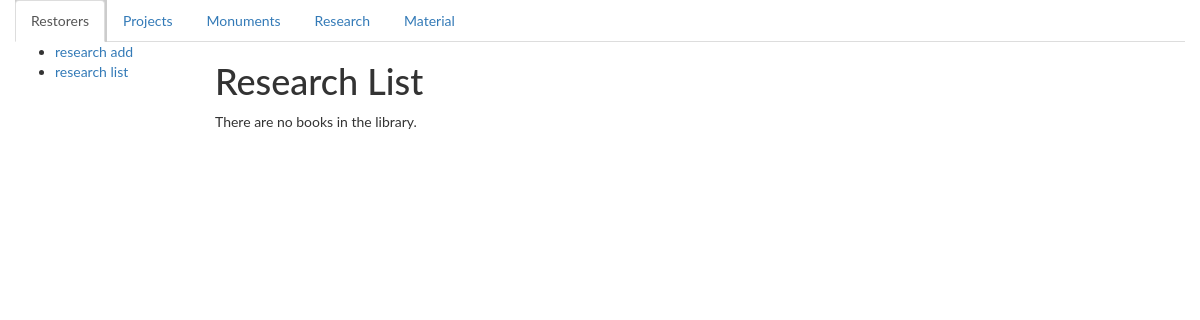
The page /research/list on the database as committed earlier.
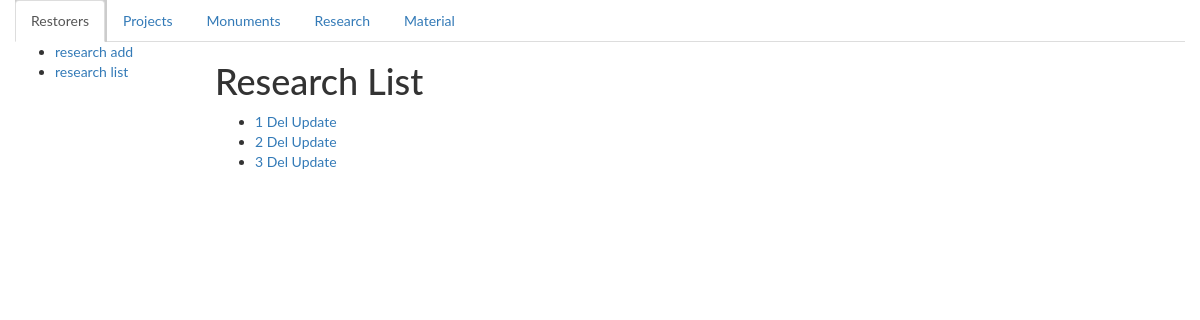
The same page on the database as committed later.
### catalogWeb/models.py (models this page shows)
class Research(models.Model):
    monument = models.ForeignKey(Monument,blank=True,null=True,on_delete=models.PROTECT)
    project = models.ForeignKey(Project,blank=True,null=True,on_delete=models.CASCADE)
    UVA = models.BooleanField()
    UVC = models.BooleanField()
    RUVA = models.BooleanField()
    IR = models.BooleanField()
    RTG = models.BooleanField()
    CT = models.BooleanField()
    ch_t_research = models.BooleanField()
    sondazny = models.CharField(max_length=200)
    other = models.CharField(max_length=200)
    def __str__(self):
        return '%s' % self.id

### catalogWeb/views.py (the view)
# urls.py: url(r'research/list', views.ResearchListView.as_view(), name='researchList'),
class ResearchListView(generic.ListView):
    model = Research
    paginate_by = 4

### catalogWeb/templates/catalogWeb/research_list.html
{% extends "base_generic.html" %}
{% block sidebar %}
  <ul class="sidebar-nav">
    <li><a href="{% url 'researchCreate' %}">research add</a></li>
    <li><a href="{% url 'researchList' %}">research list</a></li>
  </ul>
{% endblock sidebar %}
{% block content %}
    <h1>Research List</h1>
    {% if research_list %}
    <ul>
      {% for research in research_list %}
      <li>
        <a href="{% url 'researchDetail' research.id %}"> {{  research }}</a>
          <a href="{% url 'researchDelete' research.id %}"> Del</a>
            <a href="{% url 'researchUpdate' research.id %}"> Update</a>
      </li>
      {% endfor %}
    </ul>
    {% else %}
      <p>There are no books in the library.</p>
    {% endif %}
{% endblock %}

Rows that differ between the two databases and show on the page:
added Research: id "1"
added Research: id "2"
added Research: id "3"
Other text that changed with them:
text no longer shown: "There are no books in the library."
